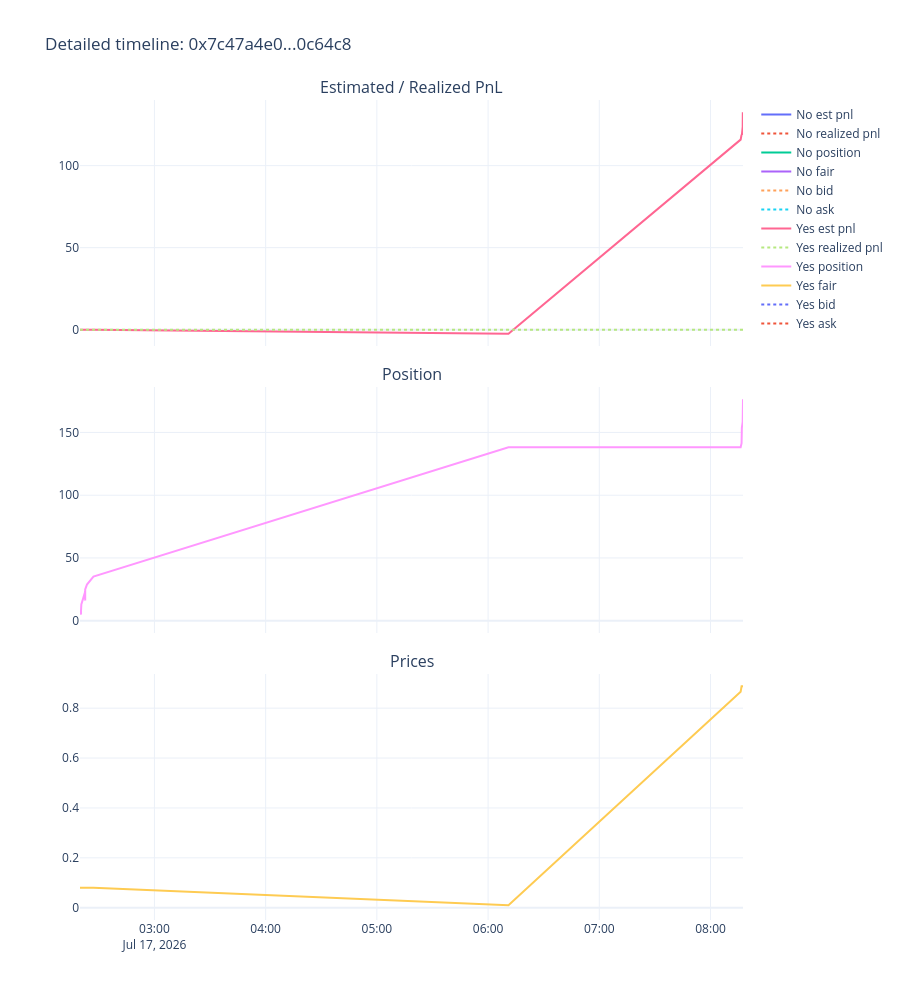

This figure's notebook cell:
### Code cell
timeline = events[events['row_type'] == 'stats'][['dt', 'token_id', 'outcome', 'position_after', 'realized_pnl', 'est_pnl', 'best_bid', 'best_ask', 'fair_price', 'vwap5m', 'vwap15m', 'vwap1h']].copy()
timeline = timeline.sort_values(['dt', 'token_id']).reset_index(drop=True)

fig = make_subplots(rows=3, cols=1, shared_xaxes=True, vertical_spacing=0.05,
                     subplot_titles=('Estimated / Realized PnL', 'Position', 'Prices'))

for token_id, grp in timeline.groupby('token_id', sort=False):
    label = grp['outcome'].iloc[0]
    fig.add_trace(go.Scatter(x=grp['dt'], y=grp['est_pnl'], name=f'{label} est pnl', mode='lines'), row=1, col=1)
    fig.add_trace(go.Scatter(x=grp['dt'], y=grp['realized_pnl'], name=f'{label} realized pnl', mode='lines', line=dict(dash='dot')), row=1, col=1)
    fig.add_trace(go.Scatter(x=grp['dt'], y=grp['position_after'], name=f'{label} position', mode='lines'), row=2, col=1)
    fig.add_trace(go.Scatter(x=grp['dt'], y=grp['fair_price'], name=f'{label} fair', mode='lines'), row=3, col=1)
    fig.add_trace(go.Scatter(x=grp['dt'], y=grp['best_bid'], name=f'{label} bid', mode='lines', line=dict(dash='dot')), row=3, col=1)
    fig.add_trace(go.Scatter(x=grp['dt'], y=grp['best_ask'], name=f'{label} ask', mode='lines', line=dict(dash='dot')), row=3, col=1)

fig.update_layout(height=1000, template='plotly_white', title=f'Detailed timeline: {best_cid[:10]}...{best_cid[-6:]}')
fig.show()

### Figure 1 — Plotly figure (JSON) as saved in the notebook; plotly's stock layout.template omitted (floating-point values rounded to 4 significant figures)
{"data": [{"mode": "lines", "name": "No est pnl", "type": "scatter", "x": ["2026-07-17T02:19:51"], "xaxis": "x", "y": [0.0], "yaxis": "y"}, {"line": {"dash": "dot"}, "mode": "lines", "name": "No realized pnl", "type": "scatter", "x": ["2026-07-17T02:19:51"], "xaxis": "x", "y": [0.0], "yaxis": "y"}, {"mode": "lines", "name": "No position", "type": "scatter", "x": ["2026-07-17T02:19:51"], "xaxis": "x2", "y": [0.0], "yaxis": "y2"}, {"mode": "lines", "name": "No fair", "type": "scatter", "x": ["2026-07-17T02:19:51"], "xaxis": "x3", "y": [0.0], "yaxis": "y3"}, {"line": {"dash": "dot"}, "mode": "lines", "name": "No bid", "type": "scatter", "x": ["2026-07-17T02:19:51"], "xaxis": "x3", "y": [NaN], "yaxis": "y3"}, {"line": {"dash": "dot"}, "mode": "lines", "name": "No ask", "type": "scatter", "x": ["2026-07-17T02:19:51"], "xaxis": "x3", "y": [NaN], "yaxis": "y3"}, {"mode": "lines", "name": "Yes est pnl", "type": "scatter", "x": ["2026-07-17T02:19:51", "2026-07-17T02:20:24", "2026-07-17T02:20:24", "2026-07-17T02:20:34", "2026-07-17T02:22:37", "2026-07-17T02:22:39", "2026-07-17T02:22:39", "2026-07-17T02:23:36", "2026-07-17T02:27:06", "2026-07-17T06:11:00", "2026-07-17T08:16:15", "2026-07-17T08:16:45", "2026-07-17T08:16:48", "2026-07-17T08:16:54", "2026-07-17T08:17:21", "2026-07-17T08:17:21", "2026-07-17T08:17:25", "2026-07-17T08:17:31", "2026-07-17T08:17:31", "2026-07-17T08:17:31"], "xaxis": "x", "y": [0.0, 0.0, 0.0, 0.0, 0.0, 0.0, 0.0, -0.0004548, -0.0003452, -2.464, 115.8, 118.9, 118.8, 118.7, 123.6, 123.9, 132.5, 127.6, 128.6, 118.8], "yaxis": "y"}, {"line": {"dash": "dot"}, "mode": "lines", "name": "Yes realized pnl", "type": "scatter", "x": ["2026-07-17T02:19:51", "2026-07-17T02:20:24", "2026-07-17T02:20:24", "2026-07-17T02:20:34", "2026-07-17T02:22:37", "2026-07-17T02:22:39", "2026-07-17T02:22:39", "2026-07-17T02:23:36", "2026-07-17T02:27:06", "2026-07-17T06:11:00", "2026-07-17T08:16:15", "2026-07-17T08:16:45", "2026-07-17T08:16:48", "2026-07-17T08:16:54", "2026-07-17T08:17:21", "2026-07-17T08:17:21", "2026-07-17T08:17:25", "2026-07-17T08:17:31", "2026-07-17T08:17:31", "2026-07-17T08:17:31"], "xaxis": "x", "y": [0.0, 0.0, 0.0, 0.0, 0.0, 0.0, 0.0, 0.0, 0.0, 0.0, 0.0, 0.0, 0.0, 0.0, 0.0, 0.0, 0.0, 0.0, 0.0, 0.0], "yaxis": "y"}, {"mode": "lines", "name": "Yes position", "type": "scatter", "x": ["2026-07-17T02:19:51", "2026-07-17T02:20:24", "2026-07-17T02:20:24", "2026-07-17T02:20:34", "2026-07-17T02:22:37", "2026-07-17T02:22:39", "2026-07-17T02:22:39", "2026-07-17T02:23:36", "2026-07-17T02:27:06", "2026-07-17T06:11:00", "2026-07-17T08:16:15", "2026-07-17T08:16:45", "2026-07-17T08:16:48", "2026-07-17T08:16:54", "2026-07-17T08:17:21", "2026-07-17T08:17:21", "2026-07-17T08:17:25", "2026-07-17T08:17:31", "2026-07-17T08:17:31", "2026-07-17T08:17:31"], "xaxis": "x2", "y": [8.0, 5.0, 8.0, 13.0, 23.0, 16.0, 25.0, 28.79, 35.2, 138.2, 138.3, 141.5, 145.9, 153.7, 158.5, 168.5, 169.3, 166.4, 176.4, 159.7], "yaxis": "y2"}, {"mode": "lines", "name": "Yes fair", "type": "scatter", "x": ["2026-07-17T02:19:51", "2026-07-17T02:20:24", "2026-07-17T02:20:24", "2026-07-17T02:20:34", "2026-07-17T02:22:37", "2026-07-17T02:22:39", "2026-07-17T02:22:39", "2026-07-17T02:23:36", "2026-07-17T02:27:06", "2026-07-17T06:11:00", "2026-07-17T08:16:15", "2026-07-17T08:16:45", "2026-07-17T08:16:48", "2026-07-17T08:16:54", "2026-07-17T08:17:21", "2026-07-17T08:17:21", "2026-07-17T08:17:25", "2026-07-17T08:17:31", "2026-07-17T08:17:31", "2026-07-17T08:17:31"], "xaxis": "x3", "y": [0.08, 0.08, 0.08, 0.08, 0.08, 0.08, 0.08, 0.08, 0.08, 0.01, 0.8661, 0.8878, 0.8876, 0.8875, 0.8875, 0.8875, 0.8875, 0.8875, 0.8875, 0.8875], "yaxis": "y3"}, {"line": {"dash": "dot"}, "mode": "lines", "name": "Yes bid", "type": "scatter", "x": ["2026-07-17T02:19:51", "2026-07-17T02:20:24", "2026-07-17T02:20:24", "2026-07-17T02:20:34", "2026-07-17T02:22:37", "2026-07-17T02:22:39", "2026-07-17T02:22:39", "2026-07-17T02:23:36", "2026-07-17T02:27:06", "2026-07-17T06:11:00", "2026-07-17T08:16:15", "2026-07-17T08:16:45", "2026-07-17T08:16:48", "2026-07-17T08:16:54", "2026-07-17T08:17:21", "2026-07-17T08:17:21", "2026-07-17T08:17:25", "2026-07-17T08:17:31", "2026-07-17T08:17:31", "2026-07-17T08:17:31"], "xaxis": "x3", "y": [NaN, NaN, NaN, NaN, NaN, NaN, NaN, NaN, NaN, NaN, NaN, NaN, NaN, NaN, NaN, NaN, NaN, NaN, NaN, NaN], "yaxis": "y3"}, {"line": {"dash": "dot"}, "mode": "lines", "name": "Yes ask", "type": "scatter", "x": ["2026-07-17T02:19:51", "2026-07-17T02:20:24", "2026-07-17T02:20:24", "2026-07-17T02:20:34", "2026-07-17T02:22:37", "2026-07-17T02:22:39", "2026-07-17T02:22:39", "2026-07-17T02:23:36", "2026-07-17T02:27:06", "2026-07-17T06:11:00", "2026-07-17T08:16:15", "2026-07-17T08:16:45", "2026-07-17T08:16:48", "2026-07-17T08:16:54", "2026-07-17T08:17:21", "2026-07-17T08:17:21", "2026-07-17T08:17:25", "2026-07-17T08:17:31", "2026-07-17T08:17:31", "2026-07-17T08:17:31"], "xaxis": "x3", "y": [NaN, NaN, NaN, NaN, NaN, NaN, NaN, NaN, NaN, NaN, NaN, NaN, NaN, NaN, NaN, NaN, NaN, NaN, NaN, NaN], "yaxis": "y3"}], "layout": {"annotations": [{"font": {"size": 16}, "showarrow": false, "text": "Estimated / Realized PnL", "x": 0.5, "xanchor": "center", "xref": "paper", "y": 1, "yanchor": "bottom", "yref": "paper"}, {"font": {"size": 16}, "showarrow": false, "text": "Position", "x": 0.5, "xanchor": "center", "xref": "paper", "y": 0.65, "yanchor": "bottom", "yref": "paper"}, {"font": {"size": 16}, "showarrow": false, "text": "Prices", "x": 0.5, "xanchor": "center", "xref": "paper", "y": 0.3, "yanchor": "bottom", "yref": "paper"}], "height": 1000, "title": {"text": "Detailed timeline: 0x7c47a4e0...0c64c8"}, "xaxis": {"anchor": "y", "domain": [0, 1], "matches": "x3", "showticklabels": false}, "xaxis2": {"anchor": "y2", "domain": [0, 1], "matches": "x3", "showticklabels": false}, "xaxis3": {"anchor": "y3", "domain": [0, 1]}, "yaxis": {"anchor": "x", "domain": [0.7, 1]}, "yaxis2": {"anchor": "x2", "domain": [0.35, 0.65]}, "yaxis3": {"anchor": "x3", "domain": [0, 0.3]}}}
